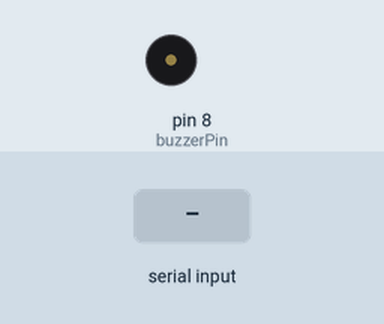
This sketch was run on a simulated Arduino Uno, built with avr-gcc and run on an emulated ATmega328P. On the bench: buzzer (waves = sounding, pin HIGH). The test bench sets the inputs (shaded band).

Above: at 1.2 s.
1.3 s: "A" received over Serial
At 1.8 s:
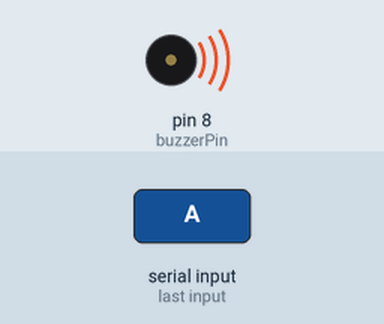
Timing chart, 0 to 4.8 s (numbered marks = the images above; inputs shaded):
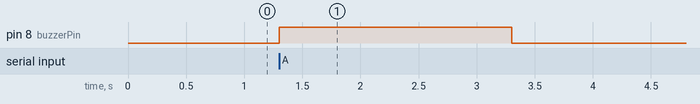

The sketch:

receiver-code.ino
```cpp
/*
Railway Animal Collision Prevention Device
Team GuardianX
EN1190 Engineering Design Project

Author contribution:
R.A.C.D. Ranawaka - Microcontroller programming and soldering

Description:
This code controls the sensor-based receiver logic using ATmega328P.
*/

// Define Pins
const int buzzerPin = 8; // Buzzer Positive Pin

unsigned long lastAlertTime = 0;
const unsigned long timeoutMillis = 2000; // 2 seconds timeout

void setup() {
  // Start Hardware Serial on pins 0 (RX) and 1 (TX) at 9600 baud for the HC-12
  Serial.begin(9600);

  pinMode(buzzerPin, OUTPUT);
  digitalWrite(buzzerPin, LOW); // Ensure buzzer is off at startup
}

void loop() {
  // Check if a message is arriving directly from the HC-12 on Hardware RX (Pin 0)
  if (Serial.available()) {
    char incomingSignal = Serial.read();

    if (incomingSignal == 'A') {
      digitalWrite(buzzerPin, HIGH); // Turn on buzzer
      lastAlertTime = millis();      // Reset the failsafe timer
    }
    else if (incomingSignal == 'C') {
      digitalWrite(buzzerPin, LOW);  // Turn off buzzer
    }
  }

  // Failsafe Timeout Logic
  // If the buzzer is ON, but we haven't received an 'A' in 2 seconds, turn it off.
  if (digitalRead(buzzerPin) == HIGH) {
    if (millis() - lastAlertTime > timeoutMillis) {
      digitalWrite(buzzerPin, LOW);
    }
  }
}
```

Measured:
- after the input at 1.3 s, pin 8 (buzzerPin): LOW → HIGH at once, → LOW 2.0 s later
